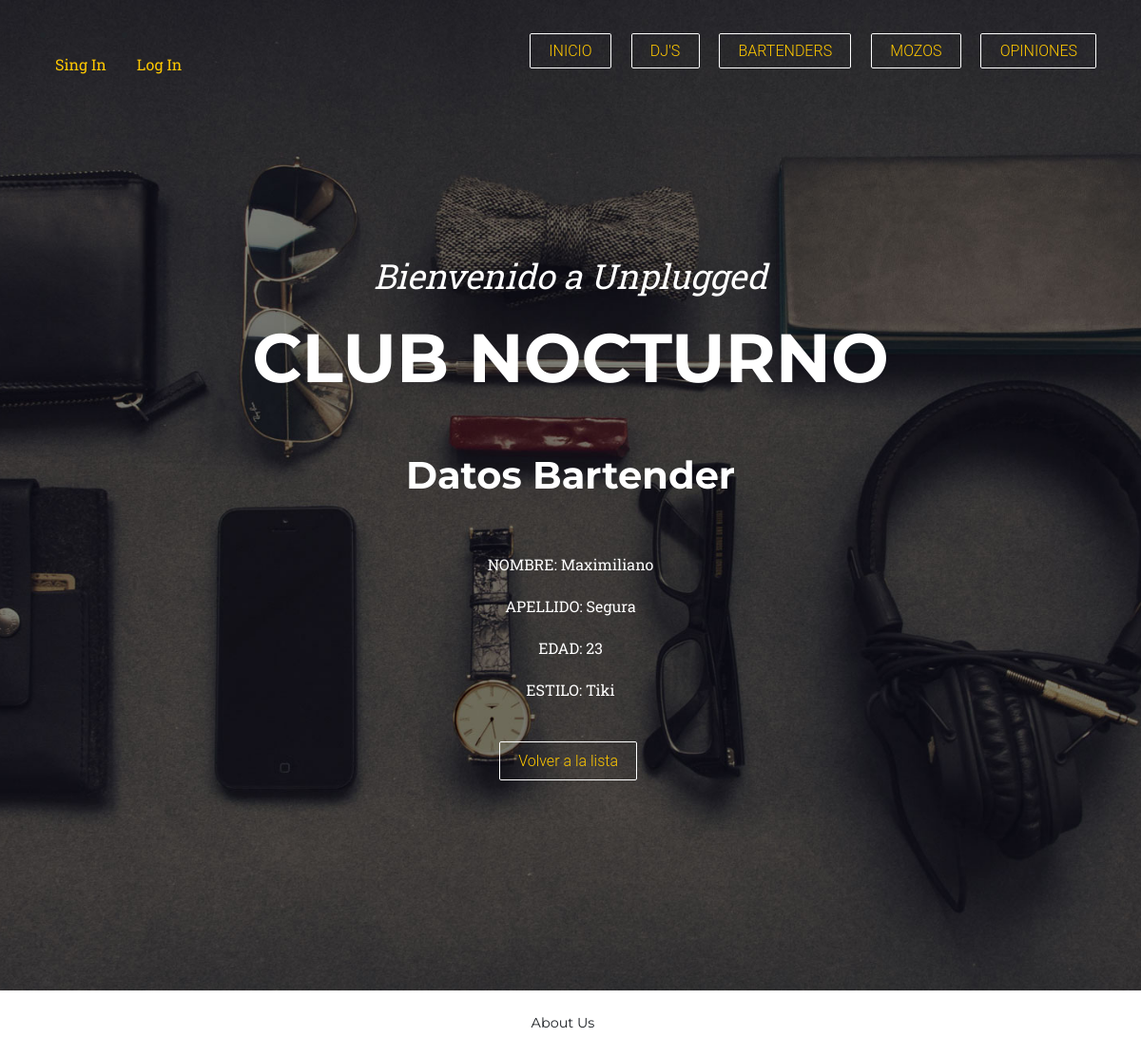
Screenshot of /Bartender/1 with the database file from the repository.
### appWeb/models.py (models this page shows, shortened)
class Bartender (models.Model):
    nombre = models.CharField(max_length=40)
    apellido = models.CharField(max_length=40)
    edad = models.IntegerField()
    estilo = models.CharField(max_length=40)

### appWeb/views.py (the view)
# urls.py: path('Bartender/<pk>', BartenderDetail.as_view(), name='Bartenderdetail'),
class BartenderDetail (DetailView):
    model = Bartender
    template_name= 'appWeb/Bartender_Detalle.html'

### appWeb/template/appWeb/Bartender_Detalle.html
{% extends 'appWeb/padre.html' %}
{% load static %}
{% block section1 %}
<h1>Datos Bartender</h1>
<br>
<br>
<center>
<p>NOMBRE: {{bartender.nombre}}</p>
<p>APELLIDO: {{bartender.apellido}}</p>
<p>EDAD: {{bartender.edad}}</p>
<p>ESTILO: {{bartender.estilo}}</p>
<br>
<p>
<a href="{% url 'Bartender_list' %}" class="button1">Volver a la lista</a>
</p>
</center>
{% endblock %}

### rows the page displays
Bartender: nombre "Maximiliano", apellido "Segura", edad "23", estilo "Tiki"
